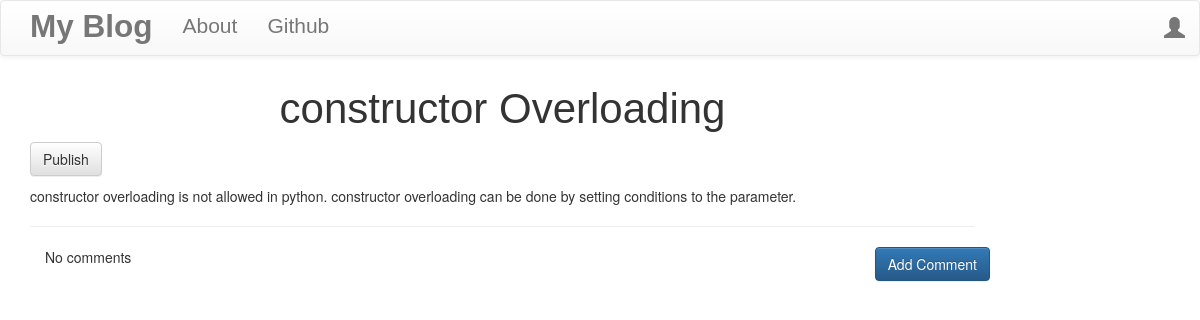
Screenshot of /post/2 with the database file from the repository.
### blog/models.py (models this page shows, shortened)
class Post(models.Model):
    author = models.ForeignKey('auth.User', on_delete=models.CASCADE)
    title = models.CharField(max_length=200)
    text = models.TextField()
    created_date = models.DateTimeField(default=timezone.now())
    published_date = models.DateTimeField(blank = True, null = True)

### blog/views.py (the view)
# urls.py: path('post/<int:pk>', views.PostDetailView.as_view(), name= 'post_detail'),
class PostDetailView(DetailView):
    model = Post

### blog/templates/blog/post_detail.html (shortened to what this page needs)
{% extends "blog/base.html" %}
{% block content %}
<h1 class="posttitle">{{ post.title }}</h1>
{% if post.published_date %}
<div class="date postdate">
  {{ post.published_date }}
</div>
{% else %}
<a class="btn btn-default" href="{% url 'post_publish' pk=post.pk %}">Publish</a>
{% endif %}
<p class="postcontent">{{ post.text|safe|linebreaksbr }}</p>
<hr>
<a class="btn btn-primary btn-comment" href="{% url 'add_comment_to_post' pk=post.pk %}">Add Comment</a>
<div class="container">
  {% for comment in post.comments.all %}
  <br>
    {% if user.is_authenticated or comment.approved_comments %}
      {{ comment.created_date }}
        {% if not comment.approved_comments %}
        <a href="{% url 'comment_approve' pk=comment.pk %}">
        <span class="glyph glyphicon-pencil"></span>
        </a>
        <a href="{% url 'comment_remove' pk=comment.pk %}">
        <span class="glyph glyphicon-remove"></span>
        </a>
        {% endif %}
        <p>{{comment.text|safe|linebreaks}}</p>
        <p>Posted By: {{comment.author}}</p>
    {% endif %}
    {% empty %}
    <p>No comments</p>
  {% endfor %}
</div>
{% endblock %}

### blog/static/css/blog.css (style rules this page uses)
.posttitle { font-family: 'Cuprum', sans-serif; font-size: 3em; text-align: center; }
.postcontent { font-family: 'Cuprum', sans-serif; font-size: 1.5em; }
.btn-comment { position: absolute; right: 0px; }

### rows the page displays
Post: title "constructor Overloading", text "constructor overloading is not allowed in python. constructor overloading can be done by setting conditions to the parameter."
